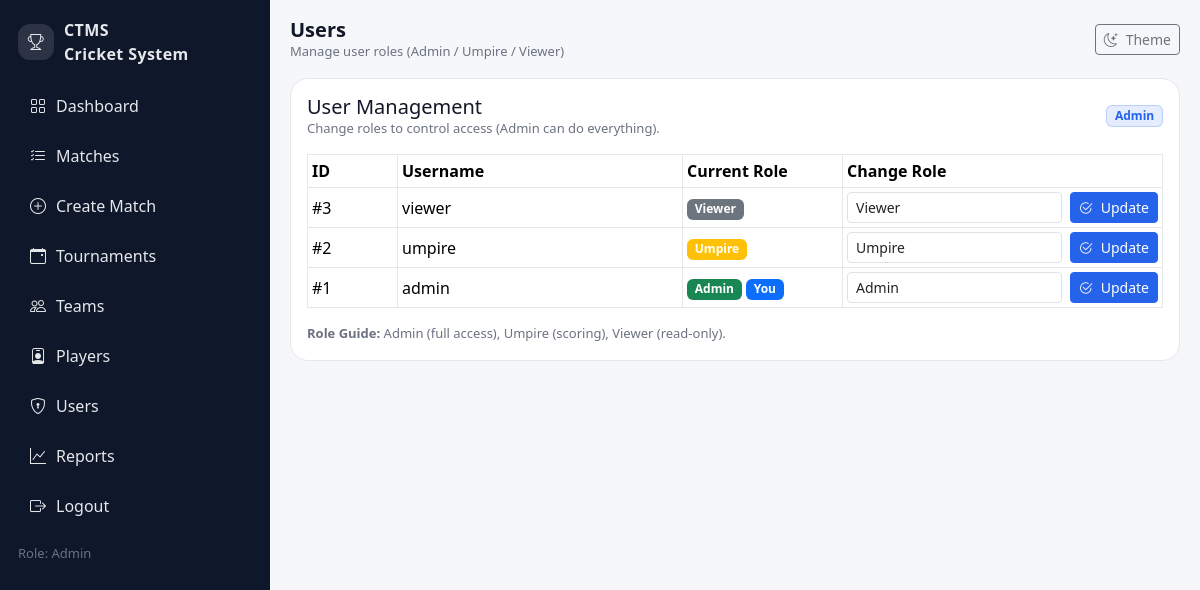
The page /pages/users.php (signed in) on the database its author committed.
### tables this page shows
CREATE TABLE `users` (
  `id` int(11) NOT NULL,
  `username` varchar(50) DEFAULT NULL,
  `password` varchar(50) DEFAULT NULL,
  `role_id` int(11) DEFAULT NULL
);

CREATE TABLE `roles` (
  `id` int(11) NOT NULL,
  `name` varchar(30) DEFAULT NULL
);

### pages/users.php (the view, shortened to what this page needs)
<?php
include("../config/db.php");
include("partials/layout_top.php");
$myId = (int)($_SESSION['user_id'] ?? 0);
$users = $conn->query("
  SELECT users.id, users.username, users.role_id, roles.name AS role
  FROM users
  JOIN roles ON users.role_id = roles.id
  ORDER BY users.id DESC
");
$roles = $conn->query("SELECT * FROM roles ORDER BY id ASC");
?>
<div class="card-ui">
  <div class="d-flex justify-content-between align-items-center mb-2">
    <div>
      <h5 class="mb-0">User Management</h5>
      <div class="small-muted">Change roles to control access (Admin can do everything).</div>
    </div>
    <span class="badge badge-soft">Admin</span>
  </div>
  <div class="table-responsive mt-3">
    <table class="table table-sm table-bordered align-middle mb-0">
      <thead>
        <tr>
          <th style="width:90px;">ID</th>
          <th>Username</th>
          <th style="width:160px;">Current Role</th>
          <th style="width:320px;">Change Role</th>
        </tr>
      </thead>
      <tbody>
        <?php while($u=$users->fetch_assoc()){ ?>
          <tr>
            <td>#<?= (int)$u['id'] ?></td>
            <td><?= htmlspecialchars($u['username']) ?></td>
            <td>
              <?php
                $r = (int)$u['role_id'];
                $badge = ($r==1) ? "success" : (($r==2) ? "warning" : "secondary");
              ?>
              <span class="badge bg-<?= $badge ?>"><?= htmlspecialchars($u['role']) ?></span>
              <?php if((int)$u['id'] === $myId){ ?>
                <span class="badge bg-primary">You</span>
              <?php } ?>
            </td>
            <td>
              <form method="post" class="d-flex gap-2">
                <select name="role_id" class="form-control form-control-sm">
                  <?php
                  $roles->data_seek(0);
                  while($r=$roles->fetch_assoc()){
                    $selected = ((int)$u['role_id'] === (int)$r['id']) ? "selected" : "";
                  ?>
                    <option value="<?= (int)$r['id'] ?>" <?= $selected ?>>
                      <?= htmlspecialchars($r['name']) ?>
                    </option>
                  <?php } ?>
                </select>
                <button class="btn btn-primary btn-sm icon-btn" name="update">
                  <i class="bi bi-check2-circle"></i>
                  Update
                </button>
              </form>
            </td>
          </tr>
        <?php } ?>
      </tbody>
    </table>
  </div>
  <div class="small-muted mt-3">
    <b>Role Guide:</b> Admin (full access), Umpire (scoring), Viewer (read-only).
  </div>
</div>
<?php include("partials/layout_bottom.php"); ?>

### assets/css/app.css (style rules this page uses)
:root { --bg: #f6f7fb; --card: #ffffff; --text: #111827; --muted: #6b7280; --border: #e5e7eb; --primary: #2563eb; --sidebar: #0f172a; --sidebarText: #e5e7eb; --sidebarMuted: #94a3b8; }
body { background: var(--bg) !important; color: var(--text) !important; }
.card-ui { background: var(--card); border: 1px solid var(--border); border-radius: 18px; padding: 16px; }
.table { color: var(--text); }
.table thead { background: transparent !important; }
.table-bordered { border-color: var(--border) !important; }
.table-bordered td, .table-bordered th { border-color: var(--border) !important; }
.badge-soft { background: rgba(37,99,235,0.12); color: var(--primary); border: 1px solid rgba(37,99,235,0.22); }
.btn-primary { background: var(--primary) !important; border-color: var(--primary) !important; }
.small-muted { color: var(--muted); font-size: 13px; }
.icon-btn { display:inline-flex; align-items:center; gap:8px; }

### rows shown on the page
users: id "3", username "viewer", role.name "Viewer"
users: id "2", username "umpire", role.name "Umpire"
users: id "1", username "admin", role.name "Admin", shows "You"

### other values the page prints
$pageTitle "Users"
$pageSub "Manage user roles (Admin / Umpire / Viewer)"
form field role_id "Viewer"
form field role_id "Umpire"
form field role_id "Admin"
